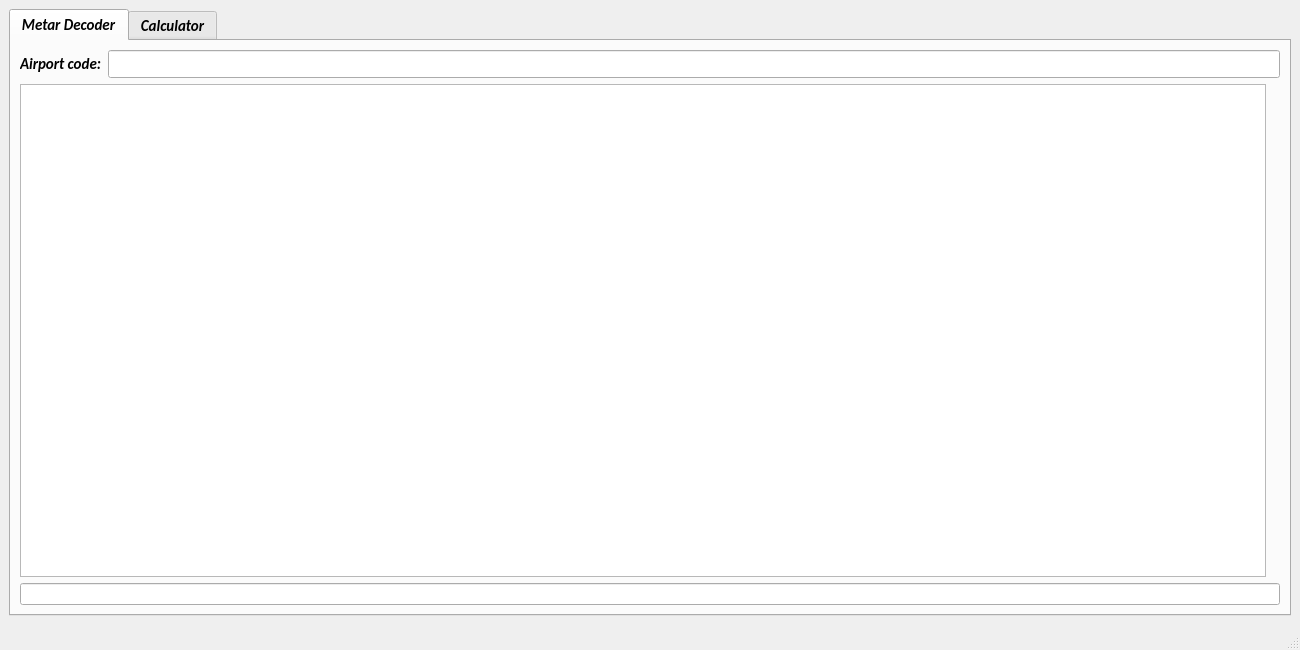
<?xml version="1.0" encoding="UTF-8"?>
<ui version="4.0">
 <class>MainWindow</class>
 <widget class="QMainWindow" name="MainWindow">
  <property name="geometry">
   <rect>
    <x>0</x>
    <y>0</y>
    <width>1300</width>
    <height>650</height>
   </rect>
  </property>
  <property name="minimumSize">
   <size>
    <width>1300</width>
    <height>650</height>
   </size>
  </property>
  <property name="maximumSize">
   <size>
    <width>1300</width>
    <height>650</height>
   </size>
  </property>
  <property name="font">
   <font>
    <family>Calibri</family>
    <pointsize>11</pointsize>
    <italic>true</italic>
    <bold>true</bold>
   </font>
  </property>
  <property name="windowTitle">
   <string>Metar Decoder</string>
  </property>
  <widget class="QWidget" name="centralwidget">
   <layout class="QVBoxLayout" name="verticalLayout">
    <item>
     <widget class="QTabWidget" name="tabWidget">
      <property name="tabPosition">
       <enum>QTabWidget::North</enum>
      </property>
      <property name="currentIndex">
       <number>0</number>
      </property>
      <widget class="QWidget" name="tabMetar">
       <attribute name="title">
        <string>Metar Decoder</string>
       </attribute>
       <layout class="QVBoxLayout" name="verticalLayout_2">
        <item>
         <layout class="QHBoxLayout" name="horizontalLayout">
          <item>
           <widget class="QLabel" name="label">
            <property name="text">
             <string>Airport code:</string>
            </property>
           </widget>
          </item>
          <item>
           <widget class="QLineEdit" name="edtAirportCode"/>
          </item>
         </layout>
        </item>
        <item>
         <layout class="QHBoxLayout" name="horizontalLayout_5">
          <item>
           <widget class="QTableWidget" name="tblResult">
            <property name="editTriggers">
             <set>QAbstractItemView::NoEditTriggers</set>
            </property>
            <property name="selectionMode">
             <enum>QAbstractItemView::NoSelection</enum>
            </property>
            <property name="textElideMode">
             <enum>Qt::ElideNone</enum>
            </property>
            <property name="verticalScrollMode">
             <enum>QAbstractItemView::ScrollPerPixel</enum>
            </property>
            <property name="horizontalScrollMode">
             <enum>QAbstractItemView::ScrollPerPixel</enum>
            </property>
            <property name="gridStyle">
             <enum>Qt::SolidLine</enum>
            </property>
            <attribute name="verticalHeaderVisible">
             <bool>false</bool>
            </attribute>
           </widget>
          </item>
          <item>
           <widget class="QLabel" name="lblArrow">
            <property name="minimumSize">
             <size>
              <width>0</width>
              <height>0</height>
             </size>
            </property>
            <property name="text">
             <string/>
            </property>
           </widget>
          </item>
         </layout>
        </item>
        <item>
         <widget class="QLineEdit" name="edtMetarCode">
          <property name="font">
           <font>
            <family>Calibri</family>
            <pointsize>8</pointsize>
            <italic>true</italic>
            <bold>true</bold>
           </font>
          </property>
          <property name="readOnly">
           <bool>true</bool>
          </property>
         </widget>
        </item>
       </layout>
      </widget>
      <widget class="QWidget" name="tabCalculator">
       <attribute name="title">
        <string>Calculator</string>
       </attribute>
       <layout class="QVBoxLayout" name="verticalLayout_4" stretch="0,0,0,1,0">
        <item>
         <layout class="QHBoxLayout" name="horizontalLayout_4" stretch="1,14">
          <item>
           <widget class="QLabel" name="label_2">
            <property name="text">
             <string>HPA</string>
            </property>
           </widget>
          </item>
          <item>
           <widget class="QLineEdit" name="edtHPA"/>
          </item>
         </layout>
        </item>
        <item>
         <layout class="QHBoxLayout" name="horizontalLayout_2" stretch="1,14">
          <item>
           <widget class="QLabel" name="label_3">
            <property name="text">
             <string>MM</string>
            </property>
           </widget>
          </item>
          <item>
           <widget class="QLineEdit" name="edtMMRT"/>
          </item>
         </layout>
        </item>
        <item>
         <layout class="QHBoxLayout" name="horizontalLayout_3" stretch="1,14">
          <item>
           <widget class="QLabel" name="label_4">
            <property name="text">
             <string>INCH</string>
            </property>
           </widget>
          </item>
          <item>
           <widget class="QLineEdit" name="edtENCHRT"/>
          </item>
         </layout>
        </item>
        <item>
         <spacer name="verticalSpacer">
          <property name="orientation">
           <enum>Qt::Vertical</enum>
          </property>
          <property name="sizeType">
           <enum>QSizePolicy::Preferred</enum>
          </property>
          <property name="sizeHint" stdset="0">
           <size>
            <width>20</width>
            <height>40</height>
           </size>
          </property>
         </spacer>
        </item>
        <item>
         <layout class="QHBoxLayout" name="horizontalLayout_6">
          <item>
           <spacer name="horizontalSpacer_2">
            <property name="orientation">
             <enum>Qt::Horizontal</enum>
            </property>
            <property name="sizeHint" stdset="0">
             <size>
              <width>40</width>
              <height>20</height>
             </size>
            </property>
           </spacer>
          </item>
          <item>
           <layout class="QVBoxLayout" name="verticalLayout_3">
            <item>
             <widget class="QLineEdit" name="edtExpression">
              <property name="sizePolicy">
               <sizepolicy hsizetype="Ignored" vsizetype="Fixed">
                <horstretch>0</horstretch>
                <verstretch>0</verstretch>
               </sizepolicy>
              </property>
              <property name="readOnly">
               <bool>false</bool>
              </property>
             </widget>
            </item>
            <item>
             <layout class="QGridLayout" name="gridLayout">
              <property name="sizeConstraint">
               <enum>QLayout::SetMinimumSize</enum>
              </property>
              <property name="spacing">
               <number>6</number>
              </property>
              <item row="0" column="0">
               <widget class="QPushButton" name="btnLS">
                <property name="minimumSize">
                 <size>
                  <width>50</width>
                  <height>50</height>
                 </size>
                </property>
                <property name="maximumSize">
                 <size>
                  <width>50</width>
                  <height>50</height>
                 </size>
                </property>
                <property name="font">
                 <font>
                  <family>Calibri</family>
                  <pointsize>20</pointsize>
                  <italic>true</italic>
                  <bold>true</bold>
                 </font>
                </property>
                <property name="text">
                 <string>(</string>
                </property>
                <attribute name="buttonGroup">
                 <string notr="true">grpActions</string>
                </attribute>
               </widget>
              </item>
              <item row="0" column="1">
               <widget class="QPushButton" name="btnRS">
                <property name="minimumSize">
                 <size>
                  <width>50</width>
                  <height>50</height>
                 </size>
                </property>
                <property name="maximumSize">
                 <size>
                  <width>50</width>
                  <height>50</height>
                 </size>
                </property>
                <property name="font">
                 <font>
                  <family>Calibri</family>
                  <pointsize>20</pointsize>
                  <italic>true</italic>
                  <bold>true</bold>
                 </font>
                </property>
                <property name="text">
                 <string>)</string>
                </property>
                <attribute name="buttonGroup">
                 <string notr="true">grpActions</string>
                </attribute>
               </widget>
              </item>
              <item row="0" column="2">
               <widget class="QPushButton" name="btnStepen">
                <property name="minimumSize">
                 <size>
                  <width>50</width>
                  <height>50</height>
                 </size>
                </property>
                <property name="maximumSize">
                 <size>
                  <width>50</width>
                  <height>50</height>
                 </size>
                </property>
                <property name="font">
                 <font>
                  <family>Calibri</family>
                  <pointsize>20</pointsize>
                  <italic>true</italic>
                  <bold>true</bold>
                 </font>
                </property>
                <property name="text">
                 <string>^</string>
                </property>
                <attribute name="buttonGroup">
                 <string notr="true">grpActions</string>
                </attribute>
               </widget>
              </item>
              <item row="0" column="3">
               <widget class="QPushButton" name="btnPlus">
                <property name="minimumSize">
                 <size>
                  <width>50</width>
                  <height>50</height>
                 </size>
                </property>
                <property name="maximumSize">
                 <size>
                  <width>50</width>
                  <height>50</height>
                 </size>
                </property>
                <property name="font">
                 <font>
                  <family>Calibri</family>
                  <pointsize>20</pointsize>
                  <italic>true</italic>
                  <bold>true</bold>
                 </font>
                </property>
                <property name="text">
                 <string>+</string>
                </property>
                <attribute name="buttonGroup">
                 <string notr="true">grpActions</string>
                </attribute>
               </widget>
              </item>
              <item row="1" column="0">
               <widget class="QPushButton" name="btn1">
                <property name="minimumSize">
                 <size>
                  <width>50</width>
                  <height>50</height>
                 </size>
                </property>
                <property name="maximumSize">
                 <size>
                  <width>50</width>
                  <height>50</height>
                 </size>
                </property>
                <property name="font">
                 <font>
                  <family>Calibri</family>
                  <pointsize>20</pointsize>
                  <italic>true</italic>
                  <bold>true</bold>
                 </font>
                </property>
                <property name="text">
                 <string>1</string>
                </property>
                <attribute name="buttonGroup">
                 <string notr="true">grpDigits</string>
                </attribute>
               </widget>
              </item>
              <item row="1" column="1">
               <widget class="QPushButton" name="btn2">
                <property name="minimumSize">
                 <size>
                  <width>50</width>
                  <height>50</height>
                 </size>
                </property>
                <property name="maximumSize">
                 <size>
                  <width>50</width>
                  <height>50</height>
                 </size>
                </property>
                <property name="font">
                 <font>
                  <family>Calibri</family>
                  <pointsize>20</pointsize>
                  <italic>true</italic>
                  <bold>true</bold>
                 </font>
                </property>
                <property name="text">
                 <string>2</string>
                </property>
                <attribute name="buttonGroup">
                 <string notr="true">grpDigits</string>
                </attribute>
               </widget>
              </item>
              <item row="1" column="2">
               <widget class="QPushButton" name="btn3">
                <property name="minimumSize">
                 <size>
                  <width>50</width>
                  <height>50</height>
                 </size>
                </property>
                <property name="maximumSize">
                 <size>
                  <width>50</width>
                  <height>50</height>
                 </size>
                </property>
                <property name="font">
                 <font>
                  <family>Calibri</family>
                  <pointsize>20</pointsize>
                  <italic>true</italic>
                  <bold>true</bold>
                 </font>
                </property>
                <property name="text">
                 <string>3</string>
                </property>
                <attribute name="buttonGroup">
                 <string notr="true">grpDigits</string>
                </attribute>
               </widget>
              </item>
              <item row="1" column="3">
               <widget class="QPushButton" name="btnMinus">
                <property name="minimumSize">
                 <size>
                  <width>50</width>
                  <height>50</height>
                 </size>
                </property>
                <property name="maximumSize">
                 <size>
                  <width>50</width>
                  <height>50</height>
                 </size>
                </property>
                <property name="font">
                 <font>
                  <family>Calibri</family>
                  <pointsize>20</pointsize>
                  <italic>true</italic>
                  <bold>true</bold>
                 </font>
                </property>
                <property name="text">
                 <string>-</string>
                </property>
                <attribute name="buttonGroup">
                 <string notr="true">grpActions</string>
                </attribute>
               </widget>
              </item>
              <item row="2" column="0">
               <widget class="QPushButton" name="btn4">
                <property name="minimumSize">
                 <size>
                  <width>50</width>
                  <height>50</height>
                 </size>
                </property>
                <property name="maximumSize">
                 <size>
                  <width>50</width>
                  <height>50</height>
                 </size>
                </property>
                <property name="font">
                 <font>
                  <family>Calibri</family>
                  <pointsize>20</pointsize>
                  <italic>true</italic>
                  <bold>true</bold>
                 </font>
                </property>
                <property name="text">
                 <string>4</string>
                </property>
                <attribute name="buttonGroup">
                 <string notr="true">grpDigits</string>
                </attribute>
               </widget>
              </item>
              <item row="2" column="1">
               <widget class="QPushButton" name="btn5">
                <property name="minimumSize">
                 <size>
                  <width>50</width>
                  <height>50</height>
                 </size>
                </property>
                <property name="maximumSize">
                 <size>
                  <width>50</width>
                  <height>50</height>
                 </size>
                </property>
                <property name="font">
                 <font>
                  <family>Calibri</family>
                  <pointsize>20</pointsize>
                  <italic>true</italic>
                  <bold>true</bold>
                 </font>
                </property>
                <property name="text">
                 <string>5</string>
                </property>
                <attribute name="buttonGroup">
                 <string notr="true">grpDigits</string>
                </attribute>
               </widget>
              </item>
              <item row="2" column="2">
               <widget class="QPushButton" name="btn6">
                <property name="minimumSize">
                 <size>
                  <width>50</width>
                  <height>50</height>
                 </size>
                </property>
                <property name="maximumSize">
                 <size>
                  <width>50</width>
                  <height>50</height>
                 </size>
                </property>
                <property name="font">
                 <font>
                  <family>Calibri</family>
                  <pointsize>20</pointsize>
                  <italic>true</italic>
                  <bold>true</bold>
                 </font>
                </property>
                <property name="text">
                 <string>6</string>
                </property>
                <attribute name="buttonGroup">
                 <string notr="true">grpDigits</string>
                </attribute>
               </widget>
              </item>
              <item row="2" column="3">
               <widget class="QPushButton" name="btnUmno">
                <property name="minimumSize">
                 <size>
                  <width>50</width>
                  <height>50</height>
                 </size>
                </property>
                <property name="maximumSize">
                 <size>
                  <width>50</width>
                  <height>50</height>
                 </size>
                </property>
                <property name="font">
                 <font>
                  <family>Calibri</family>
                  <pointsize>20</pointsize>
                  <italic>true</italic>
                  <bold>true</bold>
                 </font>
                </property>
                <property name="text">
                 <string>*</string>
                </property>
                <attribute name="buttonGroup">
                 <string notr="true">grpActions</string>
                </attribute>
               </widget>
              </item>
              <item row="3" column="0">
               <widget class="QPushButton" name="btn7">
                <property name="minimumSize">
                 <size>
                  <width>50</width>
                  <height>50</height>
                 </size>
                </property>
                <property name="maximumSize">
                 <size>
                  <width>50</width>
                  <height>50</height>
                 </size>
                </property>
                <property name="baseSize">
                 <size>
                  <width>50</width>
                  <height>50</height>
                 </size>
                </property>
                <property name="font">
                 <font>
                  <family>Calibri</family>
                  <pointsize>20</pointsize>
                  <italic>true</italic>
                  <bold>true</bold>
                 </font>
                </property>
                <property name="text">
                 <string>7</string>
                </property>
                <attribute name="buttonGroup">
                 <string notr="true">grpDigits</string>
                </attribute>
               </widget>
              </item>
              <item row="3" column="1">
               <widget class="QPushButton" name="btn8">
                <property name="minimumSize">
                 <size>
                  <width>50</width>
                  <height>50</height>
                 </size>
                </property>
                <property name="maximumSize">
                 <size>
                  <width>50</width>
                  <height>50</height>
                 </size>
                </property>
                <property name="font">
                 <font>
                  <family>Calibri</family>
                  <pointsize>20</pointsize>
                  <italic>true</italic>
                  <bold>true</bold>
                 </font>
                </property>
                <property name="text">
                 <string>8</string>
                </property>
                <attribute name="buttonGroup">
                 <string notr="true">grpDigits</string>
                </attribute>
               </widget>
              </item>
              <item row="3" column="2">
               <widget class="QPushButton" name="btn9">
                <property name="minimumSize">
                 <size>
                  <width>50</width>
                  <height>50</height>
                 </size>
                </property>
                <property name="maximumSize">
                 <size>
                  <width>50</width>
                  <height>50</height>
                 </size>
                </property>
                <property name="font">
                 <font>
                  <family>Calibri</family>
                  <pointsize>20</pointsize>
                  <italic>true</italic>
                  <bold>true</bold>
                 </font>
                </property>
                <property name="text">
                 <string>9</string>
                </property>
                <attribute name="buttonGroup">
                 <string notr="true">grpDigits</string>
                </attribute>
               </widget>
              </item>
              <item row="3" column="3">
               <widget class="QPushButton" name="btnDel">
                <property name="minimumSize">
                 <size>
                  <width>50</width>
                  <height>50</height>
                 </size>
                </property>
                <property name="maximumSize">
                 <size>
                  <width>50</width>
                  <height>50</height>
                 </size>
                </property>
                <property name="font">
                 <font>
                  <family>Calibri</family>
                  <pointsize>20</pointsize>
                  <italic>true</italic>
                  <bold>true</bold>
                 </font>
                </property>
                <property name="text">
                 <string>:</string>
                </property>
                <attribute name="buttonGroup">
                 <string notr="true">grpActions</string>
                </attribute>
               </widget>
              </item>
              <item row="4" column="0">
               <widget class="QPushButton" name="btn0">
                <property name="minimumSize">
                 <size>
                  <width>50</width>
                  <height>50</height>
                 </size>
                </property>
                <property name="maximumSize">
                 <size>
                  <width>50</width>
                  <height>50</height>
                 </size>
                </property>
                <property name="font">
                 <font>
                  <family>Calibri</family>
                  <pointsize>20</pointsize>
                  <italic>true</italic>
                  <bold>true</bold>
                 </font>
                </property>
                <property name="text">
                 <string>0</string>
                </property>
                <attribute name="buttonGroup">
                 <string notr="true">grpDigits</string>
                </attribute>
               </widget>
              </item>
              <item row="4" column="1">
               <widget class="QPushButton" name="btnDot">
                <property name="minimumSize">
                 <size>
                  <width>50</width>
                  <height>50</height>
                 </size>
                </property>
                <property name="maximumSize">
                 <size>
                  <width>50</width>
                  <height>50</height>
                 </size>
                </property>
                <property name="font">
                 <font>
                  <family>Calibri</family>
                  <pointsize>20</pointsize>
                  <italic>true</italic>
                  <bold>true</bold>
                 </font>
                </property>
                <property name="text">
                 <string>.</string>
                </property>
                <attribute name="buttonGroup">
                 <string notr="true">grpActions</string>
                </attribute>
               </widget>
              </item>
              <item row="4" column="2">
               <widget class="QPushButton" name="btnClear">
                <property name="minimumSize">
                 <size>
                  <width>50</width>
                  <height>50</height>
                 </size>
                </property>
                <property name="maximumSize">
                 <size>
                  <width>50</width>
                  <height>50</height>
                 </size>
                </property>
                <property name="font">
                 <font>
                  <family>Calibri</family>
                  <pointsize>20</pointsize>
                  <italic>true</italic>
                  <bold>true</bold>
                 </font>
                </property>
                <property name="text">
                 <string>C</string>
                </property>
                <attribute name="buttonGroup">
                 <string notr="true">grpActions</string>
                </attribute>
               </widget>
              </item>
              <item row="4" column="3">
               <widget class="QPushButton" name="btnRes">
                <property name="minimumSize">
                 <size>
                  <width>50</width>
                  <height>50</height>
                 </size>
                </property>
                <property name="maximumSize">
                 <size>
                  <width>50</width>
                  <height>50</height>
                 </size>
                </property>
                <property name="font">
                 <font>
                  <family>Calibri</family>
                  <pointsize>20</pointsize>
                  <italic>true</italic>
                  <bold>true</bold>
                 </font>
                </property>
                <property name="text">
                 <string>=</string>
                </property>
                <attribute name="buttonGroup">
                 <string notr="true">grpActions</string>
                </attribute>
               </widget>
              </item>
             </layout>
            </item>
           </layout>
          </item>
          <item>
           <spacer name="horizontalSpacer">
            <property name="orientation">
             <enum>Qt::Horizontal</enum>
            </property>
            <property name="sizeHint" stdset="0">
             <size>
              <width>40</width>
              <height>20</height>
             </size>
            </property>
           </spacer>
          </item>
         </layout>
        </item>
       </layout>
      </widget>
     </widget>
    </item>
   </layout>
  </widget>
  <widget class="QStatusBar" name="status_bar"/>
 </widget>
 <resources/>
 <connections/>
 <buttongroups>
  <buttongroup name="grpActions"/>
  <buttongroup name="grpDigits"/>
 </buttongroups>
</ui>
